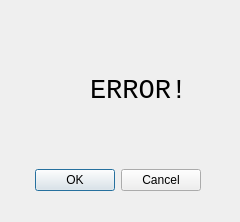
<?xml version="1.0" encoding="UTF-8"?>
<ui version="4.0">
 <class>FormError</class>
 <widget class="QDialog" name="FormError">
  <property name="geometry">
   <rect>
    <x>0</x>
    <y>0</y>
    <width>240</width>
    <height>222</height>
   </rect>
  </property>
  <property name="windowTitle">
   <string>Dialog</string>
  </property>
  <widget class="QDialogButtonBox" name="buttonBox">
   <property name="geometry">
    <rect>
     <x>30</x>
     <y>160</y>
     <width>171</width>
     <height>41</height>
    </rect>
   </property>
   <property name="orientation">
    <enum>Qt::Horizontal</enum>
   </property>
   <property name="standardButtons">
    <set>QDialogButtonBox::Cancel|QDialogButtonBox::Ok</set>
   </property>
  </widget>
  <widget class="QLabel" name="label">
   <property name="geometry">
    <rect>
     <x>90</x>
     <y>70</y>
     <width>91</width>
     <height>41</height>
    </rect>
   </property>
   <property name="font">
    <font>
     <family>Consolas</family>
     <pointsize>20</pointsize>
    </font>
   </property>
   <property name="text">
    <string>ERROR!</string>
   </property>
  </widget>
 </widget>
 <resources/>
 <connections>
  <connection>
   <sender>buttonBox</sender>
   <signal>accepted()</signal>
   <receiver>FormError</receiver>
   <slot>accept()</slot>
   <hints>
    <hint type="sourcelabel">
     <x>248</x>
     <y>254</y>
    </hint>
    <hint type="destinationlabel">
     <x>157</x>
     <y>274</y>
    </hint>
   </hints>
  </connection>
  <connection>
   <sender>buttonBox</sender>
   <signal>rejected()</signal>
   <receiver>FormError</receiver>
   <slot>reject()</slot>
   <hints>
    <hint type="sourcelabel">
     <x>316</x>
     <y>260</y>
    </hint>
    <hint type="destinationlabel">
     <x>286</x>
     <y>274</y>
    </hint>
   </hints>
  </connection>
 </connections>
</ui>
